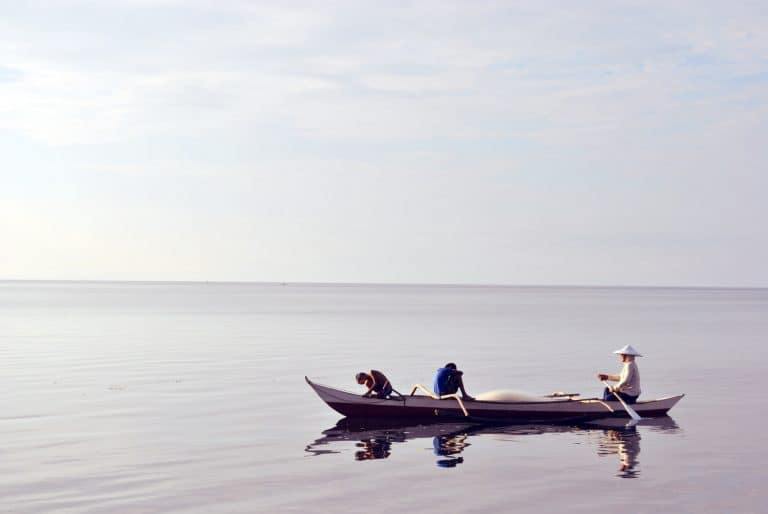
#> input picture activity_w6/boat.jpg, 768 x 514 px
$ jupyter execute --allow-errors Weekly_activity_week6.ipynb
#> lines starting #> are read from the running program, lines starting #| are printed output that depends on the picture; after the words box and inside, x2 and y2 are one past the last pixel; in counts of white or black regions, pixels touching at a corner belong together
# Setup

[cell 1]
import sys
# Python 3.7 is required
assert sys.version_info >= (3,7)

import cv2 as cv
import numpy as np

# Make sure that optimization is enabled
if not cv.useOptimized():
    cv.setUseOptimized(True)

cv.useOptimized()

### 1) Write a program to segment the boat and the people on it from the background. Follow the instruction below:
- Use 'boat.jpg' as input.
- Apply Otsu thresholding.
- Draw bounding box to identify the region where the boat and people are located.

[cell 2]
img = cv.imread('boat.jpg')
#> img is the input picture: shape (514, 768, 3); mean B, G, R 212.5, 207, 208.3
gray_img = cv.cvtColor(img, cv.COLOR_BGR2GRAY)

# Otsu's threshold after Gaussian filtering
blur = cv.GaussianBlur(gray_img, (3, 3), 0)   # the third argument here is standard deviation
ret, th = cv.threshold(blur, 0, 255, cv.THRESH_BINARY+cv.THRESH_OTSU)
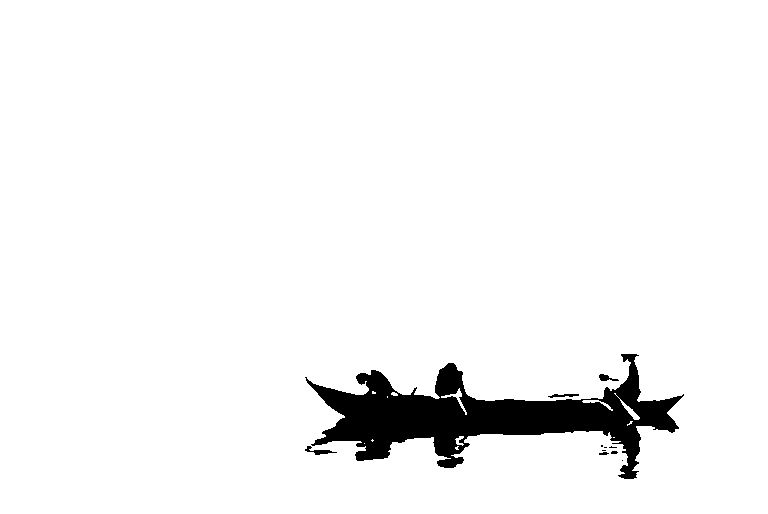
#> th: shape (514, 768); 95.6% white; 11 black regions (6 under 20 px), largest, box (x1, y1, x2, y2) and area: (305, 354, 684, 479) 17037, (305, 446, 337, 455) 104, (599, 374, 619, 381) 75, (548, 394, 579, 398) 70, (599, 452, 609, 455) 22
#> ret = 134
mask = cv.bitwise_not(th)
final =cv.bitwise_and(img, img, mask = mask)
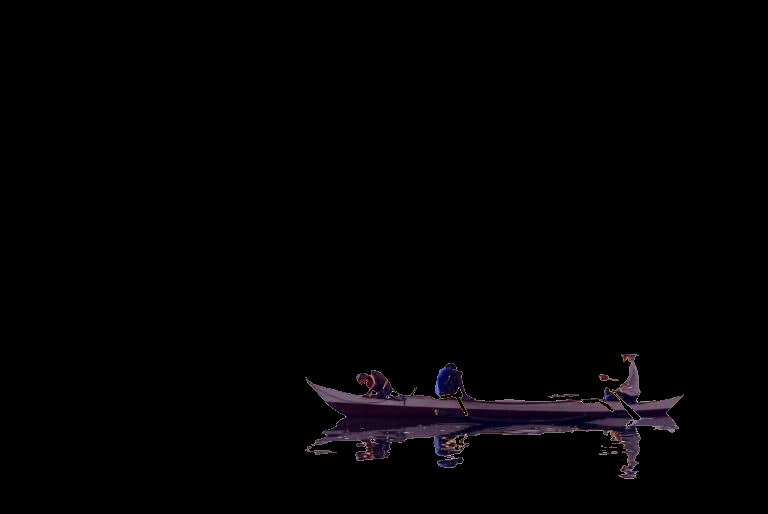
#> final: shape (514, 768, 3); mean B, G, R 2.9, 1.9, 2.7

# Draw bouding box
x, y, w, h = cv.boundingRect(mask)
#> x = 305; y = 354; w = 379; h = 125
cv.rectangle(final, (x,y), (x+w, y+h), (0, 255, 0), 2)
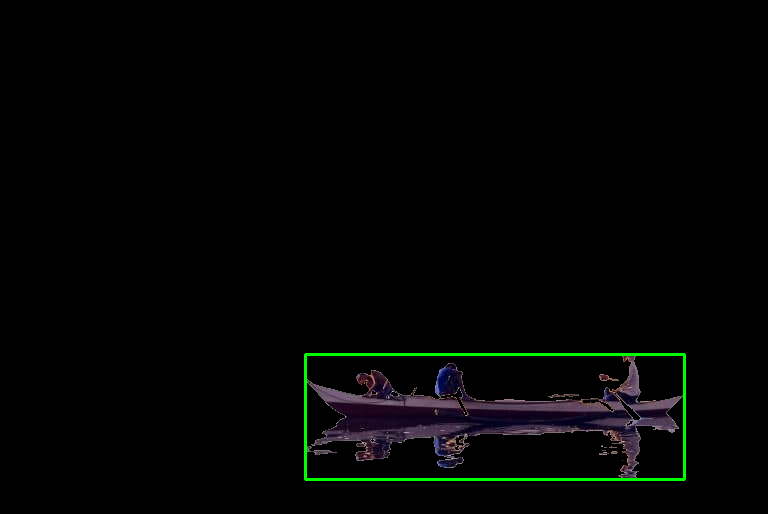
#> final: shape (514, 768, 3); 0.77% of pixels changed, all inside (x1, y1, x2, y2) = (304, 353, 686, 481)

cv.imshow('Bounding box', final)
cv.waitKey(0)
cv.destroyAllWindows()
